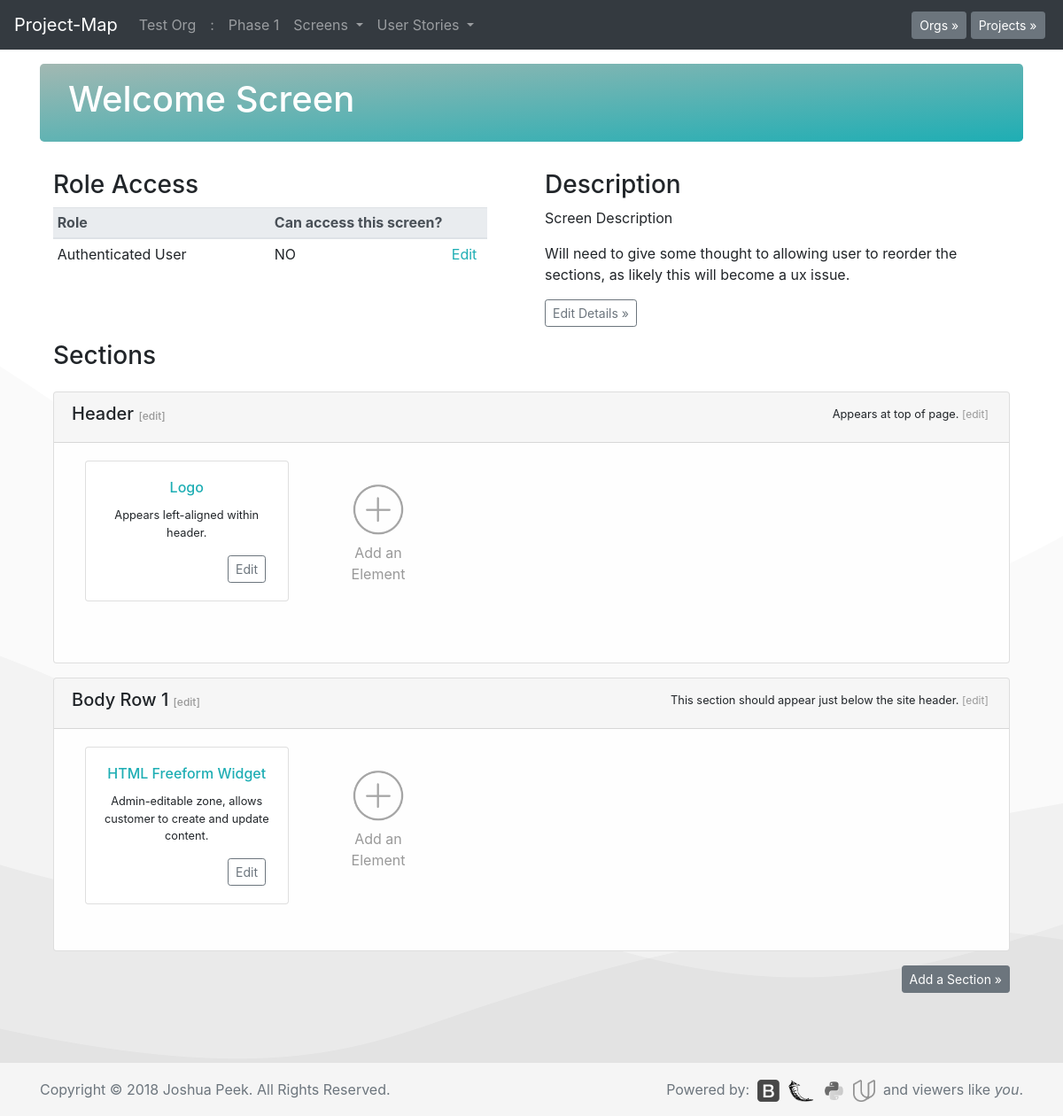
The page /p1/scrn1 on the database its author committed.
### database_setup.py (models this page shows, shortened)
class Org(Base):
    __tablename__ = 'org'
    id = Column(Integer, primary_key=True)
    title = Column(String(250), nullable=False)
    description = Column(String(500))

class Project(Base):
    __tablename__ = 'project'
    id = Column(Integer, primary_key=True)
    title = Column(String(250), nullable=False)
    description = Column(String(500))
    org_id = Column(Integer, ForeignKey('org.id'))
    org = relationship(Org)

class Screen(Base):
    __tablename__ = 'screen'
    id = Column(Integer, primary_key=True)
    title = Column(String(250), nullable=False)
    description = Column(String(500))
    project_id = Column(Integer, ForeignKey('project.id'))
    project = relationship(Project)

class RoleScreen(Base):
    __tablename__ = 'rolescreen'
    id = Column(Integer, primary_key=True)
    access = Column(String(1), nullable=False)
    project_id = Column(Integer, ForeignKey('project.id'))
    project = relationship(Project)
    role_id = Column(Integer, ForeignKey('role.id'), nullable=False)
    role = relationship(Role)
    screen_id = Column(Integer, ForeignKey('screen.id'), nullable=False)
    screen = relationship(Screen)

class Role(Base):
    __tablename__ = 'role'
    id = Column(Integer, primary_key=True)
    title = Column(String(250), nullable=False)
    description = Column(String(500))
    authRequired = Column(String(5))
    project_id = Column(Integer, ForeignKey('project.id'))
    project = relationship(Project)

class ScreenSection(Base):
    __tablename__ = 'screensection'
    id = Column(Integer, primary_key=True)
    screen_id = Column(Integer, ForeignKey('screen.id'))
    screen = relationship(Screen)
    section_id = Column(Integer, ForeignKey('section.id'))
    section = relationship(Section)

class Section(Base):
    __tablename__ = 'section'
    id = Column(Integer, primary_key=True)
    title = Column(String(250), nullable=False)
    description = Column(String(500))
    project_id = Column(Integer, ForeignKey('project.id'))
    project = relationship(Project)

class SectionElement(Base):
    __tablename__ = 'sectionelement'
    id = Column(Integer, primary_key=True)
    section_id = Column(Integer, ForeignKey('section.id'))
    section = relationship(Section)
    element_id = Column(Integer, ForeignKey('element.id'))
    element = relationship(Element)
    project_id = Column(Integer, ForeignKey('project.id'))
    project = relationship(Project)

class Element(Base):
    __tablename__ = 'element'
    id = Column(Integer, primary_key=True)
    title = Column(String(250), nullable=False)
    description = Column(String(500))
    project_id = Column(Integer, ForeignKey('project.id'))
    project = relationship(Project)

### app.py (the view)
@app.route('/p<int:project_id>/scrn<int:screen_id>')
def screenPage(project_id, screen_id):
    allorgs = session.query(Org).all()
    allprojects = session.query(Project).all()
    project = session.query(Project).filter_by(id=project_id).one()
    org = session.query(Org).filter_by(id=project.org.id).one()
    projects = session.query(Project).filter_by(org_id=org.id).all()
    screens = session.query(Screen).filter_by(project_id=project.id).all()
    roleaccess = session.query(Role.id, Role.title, RoleScreen.access).\
        join(RoleScreen).\
        filter(Role.project_id==project_id).\
        filter(RoleScreen.screen_id==screen_id).all()
    knownroles=[]
    for i in roleaccess:
        knownroles.append(i.id)
    getnewroles = session.query(Role).\
        filter(Role.project_id==project_id).\
        filter(Role.id not in knownroles).all()
    newroles = []
    for i in getnewroles:
        if i.id not in knownroles:
            newrole=Role(id=i.id, title=i.title)
            newroles.append(newrole)
    screen = session.query(Screen).filter_by(id=screen_id).one()
    screenSections = session.query(ScreenSection).\
        filter_by(screen_id=screen_id).all()
    roleScreen = session.query(RoleScreen).filter_by(screen_id=screen_id).all()
    se=session.query(SectionElement).filter_by(project_id=project.id).all()
    return render_template('wire.html', screen=screen,
        screenSections=screenSections,
        roleScreen=roleScreen,
        allorgs=allorgs,
        allprojects=allprojects, roleaccess=roleaccess,
        projects=projects, org=org, newroles=newroles, sectionElements=se,
        screens=screens, project=project)

### templates/wire.html (shortened to what this page needs)
<!doctype html>
<html lang="en">
  {% include "header.html" %}
  <body>
    {% include "menu.html" %}
    <main role="main" class="container">
      <div class="jumbotron" style="padding:1rem 2rem;">
        <h1>{{screen.title}} Screen</h1>
      </div>
<div class="container">
  <div class="row">
    <div class="col-md-6 mb-3">
        <h3>Role Access</h3>
        <table class="table table-responsive table-sm table-hover" width="100%">
          <thead class="thead-light">
            <tr>
              <th scope="col" width="245px">Role</th>
              <th scope="col" width="200px">Can access this screen?</th>
              <th scope="col" width="45px"></th>
            </tr>
          </thead>
          <tbody>
            {% for i in roleaccess %}
            <tr>
              <td>{{i.title}}</td>
              <td>{% if i.access == "1" %}YES
                {% else %}NO{% endif %}</td>
              <td><a href='{{url_for('flipRoleScreen', role_id=i.id, screen_id=screen.id)}}'>Edit</a></td>
            </tr>
            {% endfor %}
          </tbody>
        </table>
      </div>
    <div class="col-md-6">
      <h3>Description</h3>
      <p>{{screen.description}}</p>
      <p>Will need to give some thought to allowing user to reorder the sections, as likely this will become a ux issue.<p>
      <button type="button" class="btn btn-sm btn btn-outline-secondary" data-toggle="modal" data-target="#edit-screen">Edit Details &raquo;</button>
    </div>
  </div>
</div>
<div class="container">
  <div class="row">
    <div class="col-md-12 mb-3">
      <h3>Sections</h3>
    </div>
  </div>
  {% for i in screenSections %}
  <div class="row mb-3">
    <div class="col-md-12">
      <div class="card text-center" style="background-color:#fefefe;">
        <div class="card-header text-left">
          <span style="float:left;"><h5>{{i.section.title}} <a href="{{url_for('editSection', section_id=i.section_id)}}" style="color:#999;font-size:.75rem;">[edit]</a></h5></span>
          <span style="float:right;text-align:right;padding:.2rem;font-size:.8rem;"><p class="card-text">{{i.section.description}} <a href="{{url_for('editSection', section_id=i.section_id)}}" style="color:#999;font-size:.75rem;">[edit]</a></p></span>
        </div>
        <div class="card-body">
          <div class="container">
            <div class="row">
                {% for a in sectionElements %}
                {% if a.section_id == i.section_id %}
                <div class="col-md-3" style="margin-bottom:2rem;">
                  <div class="card">
                    <div class="card-body" style="word-break:unset;">
                      <h5 class="card-title" style="font-size:1rem;color:#1eaeb4;">{{a.element.title}}</h5>
                      <p class="card-text" style="font-size:.8rem;">{{a.element.description}}</p>
                      <span style="float:right;">
                        <a href="{{url_for('editElement', element_id=a.id)}}" class="btn btn-sm btn-outline-secondary">Edit</a>&nbsp;
                      </span>
                    </div>
                  </div>
                </div>
                {% endif %}
                {% endfor %}
                <div class="col-md-2" style="margin-bottom:2rem;">
                  <div class="card" style="background-clip: text;color: #999;border: 0px solid #C9C9C9;box-sizing:content-box;">
                    <div class="card-body" style="word-break:unset;">
                      <a href="{{url_for('newElement', section_id=i.id)}}">
                        <img src="../../static/images/plus.png" width="70%">
                      </a>
                      <p style="color:#999;text-size:.75rem;">Add an Element</p>
                    </div>
                  </div>
                </div>
            </div>
          </div>
        </div>
      </div>
    </div>
  </div>
  {% endfor %}
  <p style="float:right;"><button type="button" class="btn btn-secondary btn-sm" data-toggle="modal" data-target="#add-section">Add a Section &raquo;</button></p>
</div>
<p><br><br><br></p>
    </main>
  {% include "footer.html" %}
  </body>
</html>

### templates/menu.html (shortened to what this page needs)
<nav class="navbar navbar-expand-md navbar-dark fixed-top bg-dark">
  <a class="navbar-brand" href="/">Project-Map</a>
  <div class="collapse navbar-collapse" id="navbarCollapse">
    <ul class="navbar-nav mr-auto">
      {% if org is defined %}
      <li class="nav-item">
        <a class="nav-link" href="{{url_for('orgPage', org_id=org.id)}}">{{org.title}}</a>
      </li>
      {% endif %}
      {% if project is defined %}
      <li class="nav-item">
        <span class="nav-link">:</span>
      </li>
      <li class="nav-item">
        <a class="nav-link" href="{{url_for('projectPage', org_id=project.org.id,
          project_id=project.id)}}">{{project.title}}
        </a>
      </li>
      {% endif %}
      {% if screens is defined %}
      <li class="nav-item dropdown">
        <a class="nav-link dropdown-toggle" href="#" id="navbarDropdown" role="button" data-toggle="dropdown" aria-haspopup="true" aria-expanded="false">
          Screens
        </a>
      </li>
      {% endif %}
      {% if screens is defined %}
      <li class="nav-item dropdown">
        <a class="nav-link dropdown-toggle" href="#" id="navbarDropdown" role="button" data-toggle="dropdown" aria-haspopup="true" aria-expanded="false">
          User Stories
        </a>
      </li>
      {% endif %}
    </ul>
    {% if allorgs is defined %}
    <button type="button" class="btn btn-secondary btn-sm my-2 my-sm-0" data-toggle="modal" data-target="#org-select">Orgs &raquo;</button>&nbsp;
    {% endif %}
    {% if allprojects is defined %}
    <button type="button" class="btn btn-secondary btn-sm my-2 my-sm-0" data-toggle="modal" data-target="#project-select">Projects &raquo;</button>&nbsp;
    {% endif %}
  </div>
</nav>

### rows shown on the page
Org: title "Test Org"
Project: title "Phase 1"
Screen: title "Welcome", description "Screen Description"
RoleScreen: title "Authenticated User"
ScreenSection: section "Header", section.description "Appears at top of page."
SectionElement: element "Logo", element.description "Appears left-aligned within header."
ScreenSection: section "Body Row 1", section.description "This section should appear just below the site header."
SectionElement: element "HTML Freeform Widget", element.description "Admin-editable zone, allows customer to create and update content."
